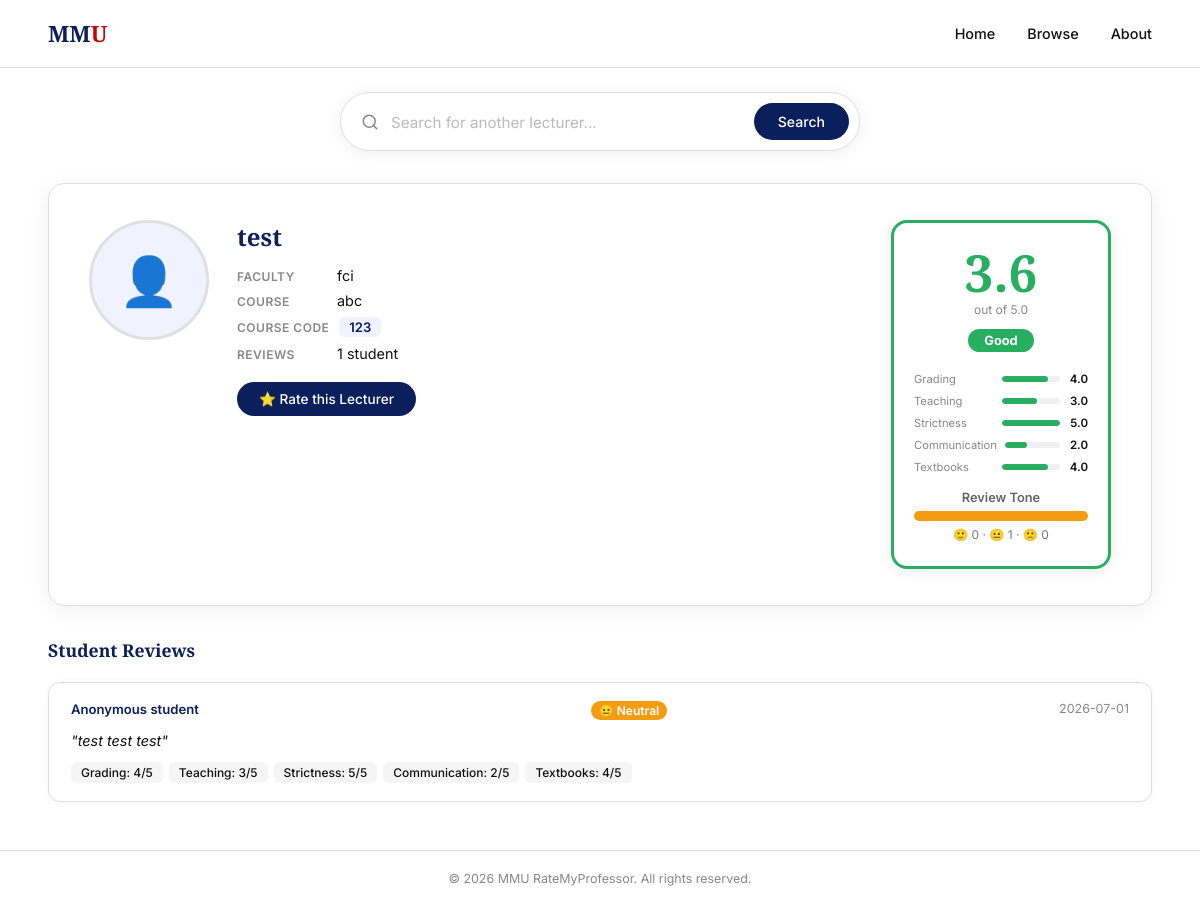
The app's page /lecturer/2 with its own data.
### tables this page shows
CREATE TABLE lecturers (
            id         INTEGER PRIMARY KEY AUTOINCREMENT,
            name       TEXT NOT NULL,
            faculty_id INTEGER NOT NULL,
            image      TEXT,
            FOREIGN KEY (faculty_id) REFERENCES faculties(id)
        );

CREATE TABLE ratings (
            id            INTEGER PRIMARY KEY AUTOINCREMENT,
            lecturer_id   INTEGER NOT NULL,
            student_id    TEXT NOT NULL,
            comment       TEXT,
            submitted_at  DATETIME DEFAULT CURRENT_TIMESTAMP,
            FOREIGN KEY (lecturer_id) REFERENCES lecturers(id)
        );

### app.py (the view)
@app.route("/lecturer/<int:lecturer_id>")
def profile_page(lecturer_id):
    lecturer = get_one_lecturer(lecturer_id)
    if lecturer is None:
        return "Lecturer not found", 404
    conn = connect_db()
    reviews = conn.execute("""
        SELECT
            r.id, r.student_id, r.comment, r.submitted_at,
            MAX(CASE WHEN rc.name = 'grading'       THEN rs.score END) AS grading,
            MAX(CASE WHEN rc.name = 'teaching'      THEN rs.score END) AS teaching,
            MAX(CASE WHEN rc.name = 'strictness'    THEN rs.score END) AS strictness,
            MAX(CASE WHEN rc.name = 'communication' THEN rs.score END) AS communication,
            MAX(CASE WHEN rc.name = 'textbooks'     THEN rs.score END) AS textbooks,
            ra.sentiment,
            ra.sentiment_score
        FROM ratings r
        LEFT JOIN rating_scores     rs ON r.id        = rs.rating_id
        LEFT JOIN rating_categories rc ON rs.category_id = rc.id
        LEFT JOIN rating_analysis   ra ON r.id        = ra.rating_id
        WHERE r.lecturer_id = ?
        GROUP BY r.id
        ORDER BY r.submitted_at DESC
    """, (lecturer_id,)).fetchall()
    conn.close()
    return render_template("profile.html", lecturer=lecturer, reviews=reviews)

### app.py (called while the page is built)
def connect_db():
    conn = sqlite3.connect(DB_FILE)
    conn.row_factory = sqlite3.Row
    return conn

### templates/profile.html (shortened to what this page needs)
<!DOCTYPE html>
<html lang="en">
<head>
  <link rel="stylesheet" href="/static/styles.css" />
</head>
<body>
  <header class="navbar">
    <div class="nav-logo">
      <a href="/" style="text-decoration:none;"><span class="mm">MM</span><span class="u">U</span></a>
    </div>
    <nav class="nav-links">
      <a href="/">Home</a>
      <a href="#">Browse</a>
      <a href="#">About</a>
    </nav>
  </header>
  <div class="profile-search-row">
    <div class="search-bar profile-search-bar" id="profile-search-bar">
      <svg class="search-icon" xmlns="http://www.w3.org/2000/svg" viewBox="0 0 24 24" fill="none"
        stroke="currentColor" stroke-width="2" stroke-linecap="round" stroke-linejoin="round">
        <circle cx="11" cy="11" r="8" /><line x1="21" y1="21" x2="16.65" y2="16.65" />
      </svg>
      <div class="autocomplete-wrapper">
        <input type="text" id="ps-input" placeholder="Search for another lecturer..." autocomplete="off" />
      </div>
      <button class="search-btn" onclick="psSearch()">Search</button>
    </div>
  </div>
  <main class="profile-main">
    <div class="profile-card">
      <div class="profile-left">
        <div class="profile-photo-wrap">
          {% if lecturer.image %}
            <img src="/static/uploads/{{ lecturer.image }}" alt="{{ lecturer.name }}" class="profile-photo" />
          {% else %}
            <div class="profile-photo-placeholder">👤</div>
          {% endif %}
        </div>
        <div class="profile-info">
          <h1 class="profile-name">{{ lecturer.name }}</h1>
          <div class="profile-meta">
            {% if lecturer.faculty %}
            <div class="meta-row">
              <span class="meta-label">Faculty</span>
              <span class="meta-value">{{ lecturer.faculty }}</span>
            </div>
            {% endif %}
            {% if lecturer.course %}
            <div class="meta-row">
              <span class="meta-label">Course</span>
              <span class="meta-value">{{ lecturer.course }}</span>
            </div>
            {% endif %}
            {% if lecturer.course_code %}
            <div class="meta-row">
              <span class="meta-label">Course Code</span>
              <span class="meta-value code-badge">{{ lecturer.course_code }}</span>
            </div>
            {% endif %}
            <div class="meta-row">
              <span class="meta-label">Reviews</span>
              <span class="meta-value">{{ lecturer.review_count }} student{{ "s" if lecturer.review_count != 1 }}</span>
            </div>
          </div>
          <a href="/rate/{{ lecturer.id }}" class="rate-btn">⭐ Rate this Lecturer</a>
        </div>
      </div>
      <div class="profile-right">
        {% set score = lecturer.overall %}
        {% if score %}
          {% if score >= 4.0 %}
            {% set color = "#2ecc71" %}
            {% set label = "Excellent" %}
          {% elif score >= 3.0 %}
            {% set color = "#27ae60" %}
            {% set label = "Good" %}
          {% elif score >= 2.0 %}
            {% set color = "#f39c12" %}
            {% set label = "Average" %}
          {% else %}
            {% set color = "#e74c3c" %}
            {% set label = "Poor" %}
          {% endif %}
        {% else %}
          {% set color = "#cccccc" %}
          {% set label = "No ratings yet" %}
        {% endif %}
        <div class="rating-box" style="border-color: {{ color }};">
          <div class="rating-score" style="color: {{ color }};">
            {{ score if score else "—" }}
          </div>
          <div class="rating-out-of">out of 5.0</div>
          <div class="rating-label" style="background: {{ color }};">{{ label }}</div>
          <div class="rating-breakdown">
            {% for cat, val in [
              ("Grading",       lecturer.avg_grading),
              ("Teaching",      lecturer.avg_teaching),
              ("Strictness",    lecturer.avg_strictness),
              ("Communication", lecturer.avg_communication),
              ("Textbooks",     lecturer.avg_textbooks)
            ] %}
            <div class="breakdown-row">
              <span class="breakdown-label">{{ cat }}</span>
              <div class="breakdown-bar-wrap">
                <div class="breakdown-bar" style="width: {{ ((val or 0) / 5 * 100)|round }}%; background: {{ color }};"></div>
              </div>
              <span class="breakdown-val">{{ val if val else "—" }}</span>
            </div>
            {% endfor %}
          </div>
           {% set total_sent = (lecturer.positive_count or 0) + (lecturer.negative_count or 0) + (lecturer.neutral_count or 0) %}
          {% if total_sent > 0 %}
          <div class="sentiment-summary">
            <span class="sentiment-summary-label">Review Tone</span>
            <div class="sentiment-bar-wrap">
              {% if lecturer.neutral_count %}
              <div class="sentiment-bar sentiment-neutral" style="width: {{ (lecturer.neutral_count / total_sent * 100)|round }}%;" title="{{ lecturer.neutral_count }} neutral"></div>
              {% endif %}
            </div>
            <div class="sentiment-summary-legend">
              🙂 {{ lecturer.positive_count or 0 }} · 😐 {{ lecturer.neutral_count or 0 }} · 🙁 {{ lecturer.negative_count or 0 }}
            </div>
          </div>
          {% endif %}
        </div>
      </div>
    </div>
    {% if reviews %}
    <div class="reviews-section">
      <h2 class="reviews-title">Student Reviews</h2>
      {% for r in reviews %}
      <div class="review-card">
  <div class="review-header">
    <span class="review-id">Anonymous student</span>
    {% if r.sentiment %}
      {% if r.sentiment == "Positive" %}
        {% set s_color = "#2ecc71" %}
        {% set s_icon = "🙂" %}
      {% elif r.sentiment == "Negative" %}
        {% set s_color = "#e74c3c" %}
        {% set s_icon = "🙁" %}
      {% else %}
        {% set s_color = "#f39c12" %}
        {% set s_icon = "😐" %}
      {% endif %}
      <span class="sentiment-badge" style="background: {{ s_color }};">{{ s_icon }} {{ r.sentiment }}</span>
    {% endif %}
    <span class="review-date">{{ r.submitted_at[:10] }}</span>
  </div>
  {% if r.comment %}
  <p class="review-comment">"{{ r.comment }}"</p>
  {% endif %}
  <div class="review-scores">
    {% for label, val in [("Grading", r.grading), ("Teaching", r.teaching),
      ("Strictness", r.strictness), ("Communication", r.communication), ("Textbooks", r.textbooks)] %}
    <span class="score-chip">{{ label }}: {{ val }}/5</span>
    {% endfor %}
  </div>
</div>
      {% endfor %}
    </div>
    {% endif %}
  </main>
  <footer class="footer">
    <p>&copy; 2026 MMU RateMyProfessor. All rights reserved.</p>
  </footer>
</body>
</html>

### records on screen
lecturers: name "test"
ratings: s_icon "😐", sentiment "Neutral", submitted_at "2026-07-01", comment "test test test", label "Grading" "Teaching" "Strictness" "Communication" "Textbooks", val "4" "3" "5" "2" "4"

### other values on screen
{{ lecturer.faculty }} "fci"
{{ lecturer.course }} "abc"
{{ lecturer.course_code }} "123"
{{ lecturer.review_count }} "1"
{{ score if score else "—" }} "3.6"
{{ label }} "Good"
{{ cat }} "Grading" "Teaching" "Strictness" "Communication" "Textbooks"
{{ val if val else "—" }} "4.0" "3.0" "5.0" "2.0" "4.0"
{{ lecturer.positive_count or 0 }} "0"
{{ lecturer.neutral_count or 0 }} "1"
{{ lecturer.negative_count or 0 }} "0"
